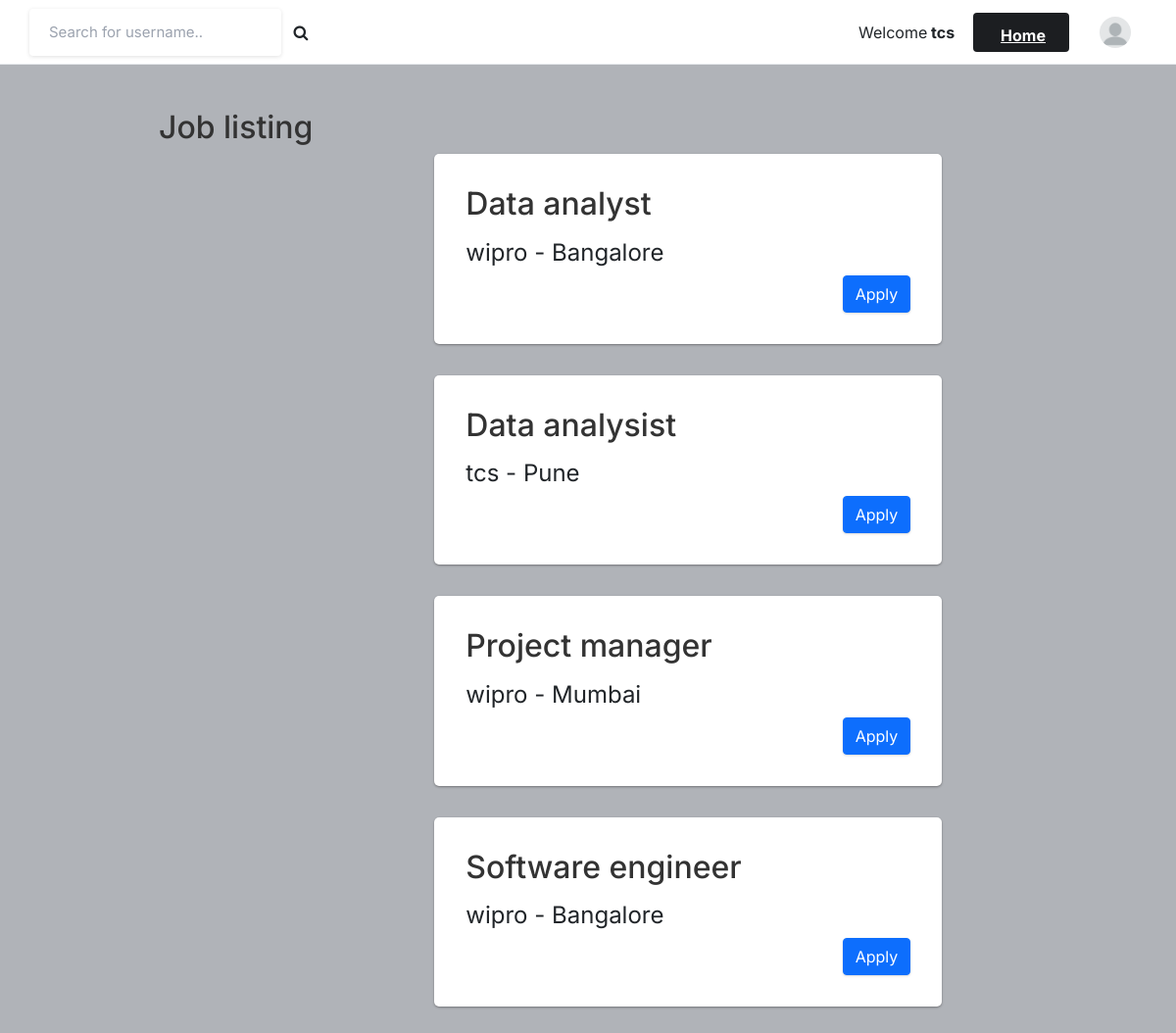
Screenshot of /userjoblisting (signed in) with the database file from the repository.
### core/models.py (models this page shows, shortened)
class JobPosting(models.Model):
    jid = models.AutoField(primary_key=True, unique=True)
    title = models.CharField(max_length=100)
    company = models.CharField(max_length=100)
    location = models.CharField(max_length=100)
    description = models.CharField(max_length=100)
    requirements = models.CharField(max_length=100)
    responsibilities = models.CharField(max_length=100)
    created_at = models.DateTimeField(auto_now_add=True)
    updated_at = models.DateTimeField(auto_now=True)

### core/views.py (the view)
# urls.py: path('userjoblisting', views.userjoblisting, name='userjoblisting'),
@login_required(login_url='signin')
def userjoblisting(request):
    jobs = JobPosting.objects.all().order_by('-created_at')
    context = {'jobs': jobs}
    return render(request, 'userjob.html', context)

### templates/userjob.html (shortened to what this page needs)
{% load static %}
<!DOCTYPE html>
<html lang="en">
<head>
    <link rel="stylesheet" href="{% static 'assets/css/icons.css' %}">
    <link rel="stylesheet" href="{% static 'assets/css/uikit.css' %}">
    <link rel="stylesheet" href="{% static 'assets/css/style.css' %}">
    <link rel="stylesheet" href="{% static 'assets/css/tailwind.css' %}">
    <link rel="stylesheet" href="https://cdnjs.cloudflare.com/ajax/libs/font-awesome/4.7.0/css/font-awesome.min.css">
    <link href="https://cdn.jsdelivr.net/npm/bootstrap@5.0.2/dist/css/bootstrap.min.css" rel="stylesheet">
</head>
<body>
            <header>
                <div class="header_inner">
                    <form action="/search" method="POST">
                    <div class="left-side">
                            <input type="text" name="username" placeholder="Search for username..">&nbsp; &nbsp;
                            <button type="submit"><i class="fa fa-search fa-1x"></i></button>
                    </div>
                    </form>
                    <div class="right-side lg:pr-4">
                            Welcome <b name="" class="">&nbsp;{{user.username}}&nbsp; &nbsp; &nbsp;</b>
                        <a href="cindex"
                            class="bg-pink-500 flex font-bold hidden hover:bg-pink-600 hover:text-white inline-block items-center lg:block max-h-10 mr-4 px-4 py-2 rounded shado text-white">
                              Home
                        </a>
                        <a href="#">
                            <img src="{{ MEDIA_URL }}media/pic.png" class="header-avatar" alt="">
                        </a>
                    </div>
                </div>
            </header>
            <div class="container m-auto">
                <h2>Job listing</h2>
                <div class="lg:flex justify-center lg:space-x-10 lg:space-y-0 space-y-5">
                                   <ul class="mx-auto">
                                        {% for job in jobs %}
                                        <li class="job-card">
                                            <a href="#" data-bs-toggle="modal" data-bs-target="#dmodal-{{ job.jid }}">
                                                <h3>{{ job.title }}</h3>
                                            </a>
                                            <p class="company-location">{{ job.company }} - {{ job.location }}</p>
                                            <div class="job-buttons">
                                                <form action="#" method="POST">
                                                    <button class="btn btn-primary" type="submit">Apply</button>
                                                </form>
                                            </div>
                                        </li>
                                        {% endfor %}
                                    </ul>
                </div>
            </div>
</body>
</html>

### static/assets/css/style.css (style rules this page uses)
body { background-color: #B0B3B8!important; }
button { vertical-align: middle; }
input { height: 48px; line-height: 48px; padding: 0 20px; outline: none; font-size: 15px; color: #808080; max-width: 100%; width: 100%; -webkit-box-sizing: border-box; box-sizing: border-box; display: block; font-weight: 400; opacity: 1; border-radius: 4px; border: none; -webkit-box-shadow: 0 1px 4px 0px rgba(0, 0, 0, 0.12); box-shadow: 0 1px 4px 0px rgba(0, 0, 0, 0.12); }
input[type="text"], input[type="password"], input[type="email"], input[type="number"] { height: 48px; line-height: 48px; padding: 0 20px; outline: none; font-size: 15px; color: #808080; max-width: 100%; width: 100%; -webkit-box-sizing: border-box; box-sizing: border-box; display: block; font-weight: 400; opacity: 1; border-radius: 4px; border: none; -webkit-box-shadow: 0 1px 4px 0px rgba(0, 0, 0, 0.12); box-shadow: 0 1px 4px 0px rgba(0, 0, 0, 0.12); }
input { -webkit-transition: all 0.1s ease-in-out; transition: all 0.1s ease-in-out; }
::placeholder { color: #808080; opacity: 1; }
button { border: none; margin: 0; padding: 0; width: auto; overflow: visible; background: transparent; color: inherit; font: inherit; line-height: normal; cursor: pointer; }
a { color: #be185d; -webkit-transition: 0.3s; transition: 0.3s; outline: none !important; }
button { outline: none !important; }
img { max-width: 100%; }
body { color: #666; font-size: 15px; line-height: 27px; background-color: #f0f2f5; font-family: "Inter", sans-serif; text-transform: none; }
body p { font-size: 15px; line-height: 27px; }
h1, h2, h3, h4, h5, h6 { font-family: "Inter", sans-serif; text-transform: none; }
input[type="text"], input[type="password"], input[type="email"] { font-family: "Inter", sans-serif; text-transform: none; }
button, body .pac-container { font-family: "Inter", sans-serif; text-transform: none; }
h1, h2, h3, h4, h5, h6 { color: #333; font-weight: 500; margin: 0; padding: 0; }
h2 { font-size: 26px; }
h3 { font-size: 22px; }
b, strong { font-weight: 700 !important; }
@media (min-width: 1024px) { .container { max-width: 900px !important; padding-top: 45px; } }
header { background-color: #fff; left: 0; right: 0; top: 0; z-index: 99; height: 66px; display: -webkit-box; display: -ms-flexbox; display: flex; -webkit-box-align: center; -ms-flex-align: center; align-items: center; border-bottom: 1px solid #e5e7eb; }
header .header_inner { display: -webkit-box; display: -ms-flexbox; display: flex; -webkit-box-align: center; -ms-flex-align: center; align-items: center; max-width: 1090px; margin: auto; width: 100%; max-width: 100% !important; padding: 0 30px; }
header .header_inner .left-side { display: -webkit-box; display: -ms-flexbox; display: flex; -webkit-box-align: center; -ms-flex-align: center; align-items: center; }
header .header_inner .right-side { display: -webkit-box; display: -ms-flexbox; display: flex; -webkit-box-align: center; -ms-flex-align: center; align-items: center; -webkit-box-pack: end; -ms-flex-pack: end; justify-content: flex-end; margin-left: auto; }
header .header_inner .right-side .header-avatar { width: 32px; height: 32px; border-radius: 100%; margin-left: 15px; }

### templates/userjob.html (style rules this page uses)
.job-buttons { display: flex; justify-content: flex-end; margin-top: 10px; }
.job-buttons button { margin-left: 10px; }
.job-card { background-color: white; border-radius: 5px; box-shadow: 0 1px 3px rgba(0, 0, 0, 0.12), 0 1px 2px rgba(0, 0, 0, 0.24); padding: 2rem; margin-bottom: 2rem; width: 150% !important; }
.job-card h3 { font-size: 2rem; margin-bottom: 0.5rem; }
.job-card a { text-decoration: none; color: black; }
.job-card p.company-location { font-size: 1.5rem; margin-top: 1rem; margin-bottom: 0.5rem; }

### rows the page displays
JobPosting: title "Data analyst", company "wipro", location "Bangalore"
JobPosting: title "Data analysist", company "tcs", location "Pune"
JobPosting: title "Project manager", company "wipro", location "Mumbai"
JobPosting: title "Software engineer", company "wipro", location "Bangalore"

### other values shown
{{ user.username }} "tcs"
